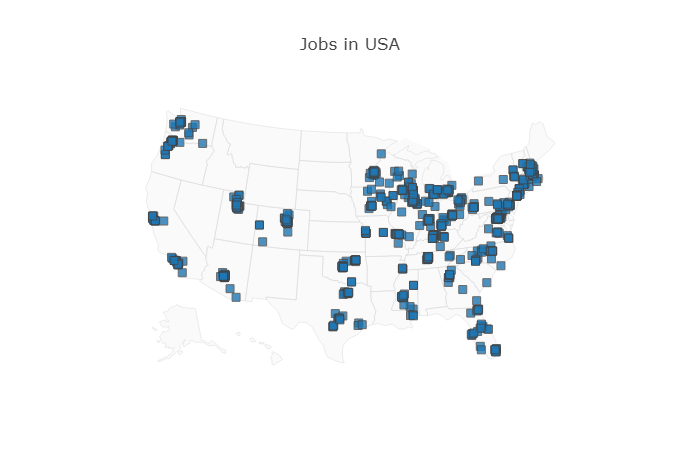

Recreate this plot in Python.

# coding: utf-8

# In[2]:

import plotly.plotly as py
import pandas as pd
Data = pd.read_csv('C:/Users/vrajm/Desktop/599/Job Description.csv')
Data.head()

Data['text'] = Data['City'] + '' + Data['State'] 
Data['text']

scl = [ [0,"rgb(5, 10, 172)"],[0.35,"rgb(40, 60, 190)"],[0.5,"rgb(70, 100, 245)"],    [0.6,"rgb(90, 120, 245)"],[0.7,"rgb(106, 137, 247)"],[1,"rgb(220, 220, 220)"] ]

data = [ dict(
        type = 'scattergeo',
        locationmode = 'USA-states',
        lon = Data['LONG'],
        lat = Data['LAT'],
        text = Data['text'],
        mode = 'markers',
        marker = dict(
            size = 8,
            opacity = 0.8,
            reversescale = True,
            autocolorscale = False,
            symbol = 'square',
            line = dict(
                width=1,
                color='rgba(102, 102, 102)'
            )
        ))]

layout = dict(
        title = 'Jobs in USA',
        colorbar = True,
        geo = dict(
            scope='usa',
            projection=dict( type='albers usa' ),
            showland = True,
            landcolor = "rgb(250, 250, 250)",
            subunitcolor = "rgb(217, 217, 217)",
            countrycolor = "rgb(217, 217, 217)",
            countrywidth = 0.5,
            subunitwidth = 0.5
        ),
    )

fig = dict( data=data, layout=layout )
py.iplot( fig, validate=False, filename='Jobs' )
